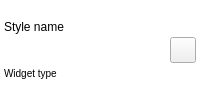
<?xml version="1.0" encoding="UTF-8"?>
<ui version="4.0">
 <class>StyleWidgetTreeRow</class>
 <widget class="QWidget" name="StyleWidgetTreeRow">
  <property name="styleSheet">
   <string notr="true">QWidget#StyleWidgetTreeRow {
    background: transparent;
}

#StyleWidgetTreeRow QLabel#nameLabel {
    font-size: 12px;
    background: transparent;
}

#StyleWidgetTreeRow QLabel#detailLabel {
    font-size: 10px;
    background: transparent;
}

#StyleWidgetTreeRow animatedwidgets--HoverIconButton {
    qproperty-animateContentColor: true;
    qproperty-iconHint: true;
    qproperty-cornerRadius: 6;
}</string>
  </property>
  <layout class="QHBoxLayout" name="rowLayout">
   <property name="spacing"><number>4</number></property>
   <property name="leftMargin"><number>4</number></property>
   <property name="topMargin"><number>4</number></property>
   <property name="rightMargin"><number>4</number></property>
   <property name="bottomMargin"><number>4</number></property>
   <item>
    <layout class="QVBoxLayout" name="textLayout">
     <property name="spacing"><number>2</number></property>
     <item><widget class="QLabel" name="nameLabel">
      <property name="sizePolicy"><sizepolicy hsizetype="Ignored" vsizetype="Preferred"><horstretch>1</horstretch><verstretch>0</verstretch></sizepolicy></property><property name="text"><string>Style name</string></property><property name="textFormat"><enum>Qt::PlainText</enum></property></widget></item>
     <item><widget class="QLabel" name="detailLabel">
      <property name="sizePolicy"><sizepolicy hsizetype="Ignored" vsizetype="Preferred"><horstretch>1</horstretch><verstretch>0</verstretch></sizepolicy></property><property name="text"><string>Widget type</string></property><property name="textFormat"><enum>Qt::PlainText</enum></property></widget></item>
    </layout>
   </item>
   <item><widget class="aw::HoverIconButton" name="actionButton">
    <property name="minimumSize"><size><width>26</width><height>26</height></size></property>
    <property name="maximumSize"><size><width>26</width><height>26</height></size></property>
    <property name="iconSize"><size><width>14</width><height>14</height></size></property>
    <property name="shape"><enum>animatedwidgets::AnimatedButtonBase::Shape::RoundedRectangle</enum></property>
   </widget></item>
  </layout>
 </widget>
 <customwidgets>
  <customwidget><class>aw::HoverIconButton</class><extends>QPushButton</extends><header>animatedwidgets/buttons/hovericonbutton.h</header></customwidget>
 </customwidgets>
 <resources/>
 <connections/>
</ui>
